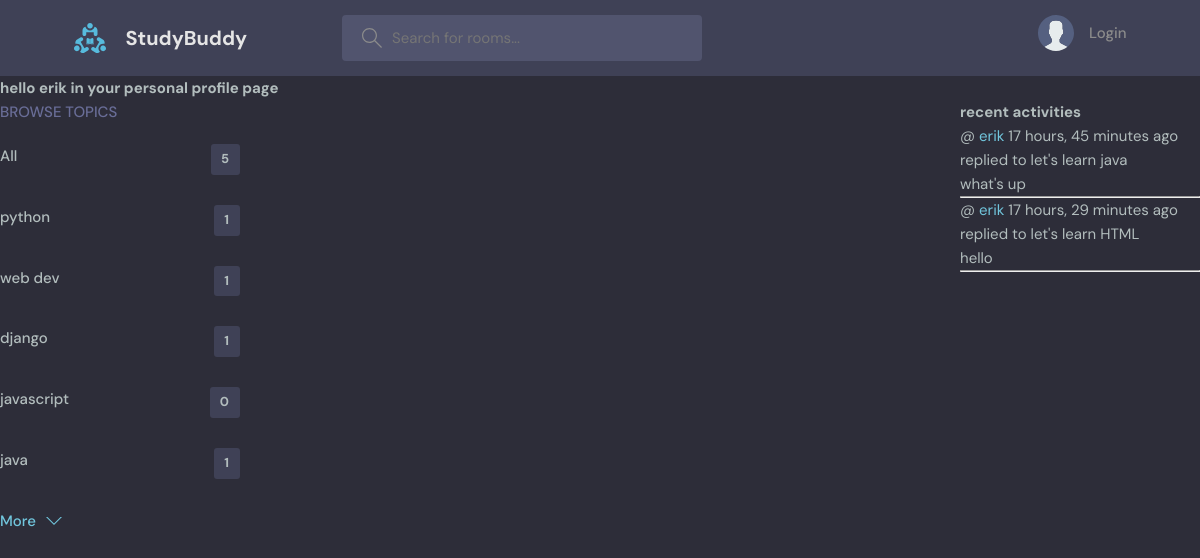
Page /userProfile/4/ on the committed database.
### base/models.py (models this page shows, shortened)
class Topic(models.Model):
    name=models.CharField(max_length=200)

class Message(models.Model):
    room=models.ForeignKey(Room,on_delete=models.CASCADE)
    body=models.TextField()
    user=models.ForeignKey(User,on_delete=models.CASCADE)
    updated=models.DateTimeField(auto_now=True)
    created=models.DateTimeField(auto_now_add=True)
    def __str__(self):
        return self.body[0:50]

class Room(models.Model):
    host=models.ForeignKey(User,on_delete=models.SET_NULL,null=True)
    name=models.CharField(max_length=200)
    topic=models.ForeignKey(Topic,on_delete=models.SET_NULL,null=True)
    participants=models.ManyToManyField(User,related_name='participants',blank=True)
    description=models.TextField(null=True,blank=True)
    updated=models.DateTimeField(auto_now=True)
    created=models.DateTimeField(auto_now_add=True)
    def __str__(self):
        return self.name
    class Meta:
        ordering=['-updated','-created']

### base/views.py (the view)
# urls.py: path('userProfile/<str:pk>/',views.userProfile,name='userprofile')
def userProfile(request,pk):
    user=User.objects.get(id=pk)
    rooms=user.room_set.all()
    room_messages=user.message_set.all()
    topics=Topic.objects.all()
    context={'user':user,'rooms':rooms,'room_messages':room_messages,'topics':topics}
    return render(request,'base/profile.html',context)

### base/templates/base/profile.html (shortened to what this page needs)
{% extends "main.html" %}
{% block content  %}
<h1>hello {{user.username}} in your personal profile page</h1>
<div class="profile-container">
    <div>
        {% include "base/topics_component.html" %}
    </div>
    <div>
    </div>
    <div>
        {%include 'base/activity_component.html'%}
    </div>
</div>
{% endblock content  %}

### base/templates/base/topics_component.html
<div class="topics">
          <div class="topics__header">
            <h2>Browse Topics</h2>
          </div>
          <ul class="topics__list">
            <li><a href="{% url 'home' %}">All <span>{{topics.count}}</span></a> </li>
        {% for topic in topics%}
        <li>
            <a href="{% url 'home' %}?q={{topic.name}}">{{topic.name}} <span>{{topic.room_set.all.count}}</span></a>
        </li>
        {% endfor%}
          </ul>
          <a class="btn btn--link" href="topics.html">
            More
            <svg version="1.1" xmlns="http://www.w3.org/2000/svg" width="32" height="32" viewBox="0 0 32 32">
              <title>chevron-down</title>
              <path d="M16 21l-13-13h-3l16 16 16-16h-3l-13 13z"></path>
            </svg>
          </a>
        </div>

### base/templates/base/activity_component.html
<h3>recent activities</h3>
        <div>
            <div>
            {%for message in room_messages%}
        <div>
            <small>@ <a href="{%url 'userprofile' message.user.id %}">{{message.user}}</a>  {{message.created|timesince}} ago
              {% if request.user == message.user  %}<a href="{% url 'deleteMessage' message.id %}">delete my message</a> {% endif %}   </small>
            <small>replied to {{message.room}}</small>
            <p>{{message}}</p>
        </div>
        <hr>
        {% endfor %}
        </div>
        </div>

### static/styles/style.css (style rules this page uses)
:root { --color-main: #71c6dd; --color-main-light: #e1f6fb; --color-dark: #3f4156; --color-dark-medium: #51546e; --color-dark-light: #696d97; --color-light: #e5e5e5; --color-gray: #8b8b8b; --color-light-gray: #b2bdbd; --color-bg: #2d2d39; --color-success: #5dd693; --color-error: #fc4b0b; }
* { font-family: "DM Sans", -apple-system, BlinkMacSystemFont, "Segoe UI", Roboto, Oxygen, Ubuntu, Cantarell, "Open Sans", "Helvetica Neue", sans-serif; margin: 0; padding: 0; box-sizing: border-box; text-rendering: optimizeLegibility; font-size: inherit; }
html { font-size: 56.25%; }
@media only screen and (min-width: 1200px) { html { font-size: 62.5%; } }
body { line-height: 1.6; font-weight: 400; font-size: 1.5rem; color: var(--color-light-gray); background-color: var(--color-bg); min-height: 100vh; }
a { display: inline-block; color: var(--color-main); text-decoration: none; }
.btn { background-color: transparent; border: none; display: inline-flex; align-items: center; gap: 1rem; cursor: pointer; transition: all ease-in-out 0.3s; padding: 1rem 2rem; border-radius: 5px; box-shadow: 1px 1px 3px 1px rgba(0, 0, 0, 0.15); font-weight: 500; }
.btn--link { border-radius: 0; padding: 0; color: var(--color-main); box-shadow: none; }
.btn > svg { fill: currentColor; width: 1.6rem; height: 1.6rem; }
.topics__header { margin-bottom: 2rem; }
.topics__header h2 { text-transform: uppercase; font-weight: 500; color: var(--color-dark-light); }
.topics__list { list-style: none; }
.topics__list li a { display: flex; justify-content: space-between; margin-bottom: 3rem; font-weight: 500; color: var(--color-light-gray); transition: all 0.3s ease-in-out; }
.topics__list li a span { padding: 0.5rem 1rem; background-color: var(--color-dark); border-radius: 3px; font-size: 1.3rem; font-weight: 700; letter-spacing: 1px; }

### base/templates/base/profile.html (style rules this page uses)
.profile-container { display:grid; grid-template-columns:1fr 3fr 1fr; }

### rows in the picture
Topic: name "python", room_set.all.count "1"
Topic: name "web dev", room_set.all.count "1"
Topic: name "django", room_set.all.count "1"
Topic: name "javascript", room_set.all.count "0"
Topic: name "java", room_set.all.count "1"
Message: user "erik", created "17 hours, 45 minutes", room "let's learn java", body "what's up"
Message: user "erik", created "17 hours, 29 minutes", room "let's learn HTML", body "hello"

### other values in the picture
{{ user.username }} "erik"
{{ topics.count }} "5"
